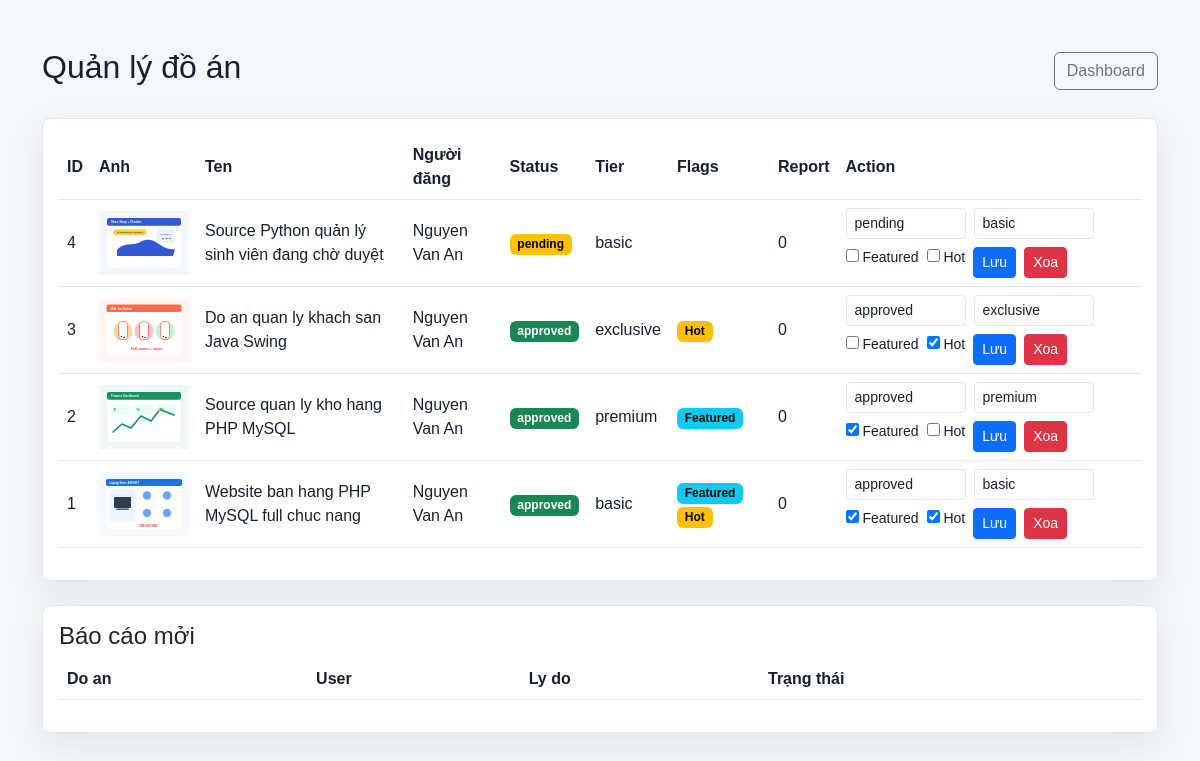
Page /admin/projects.php (signed in) on the earlier database version.
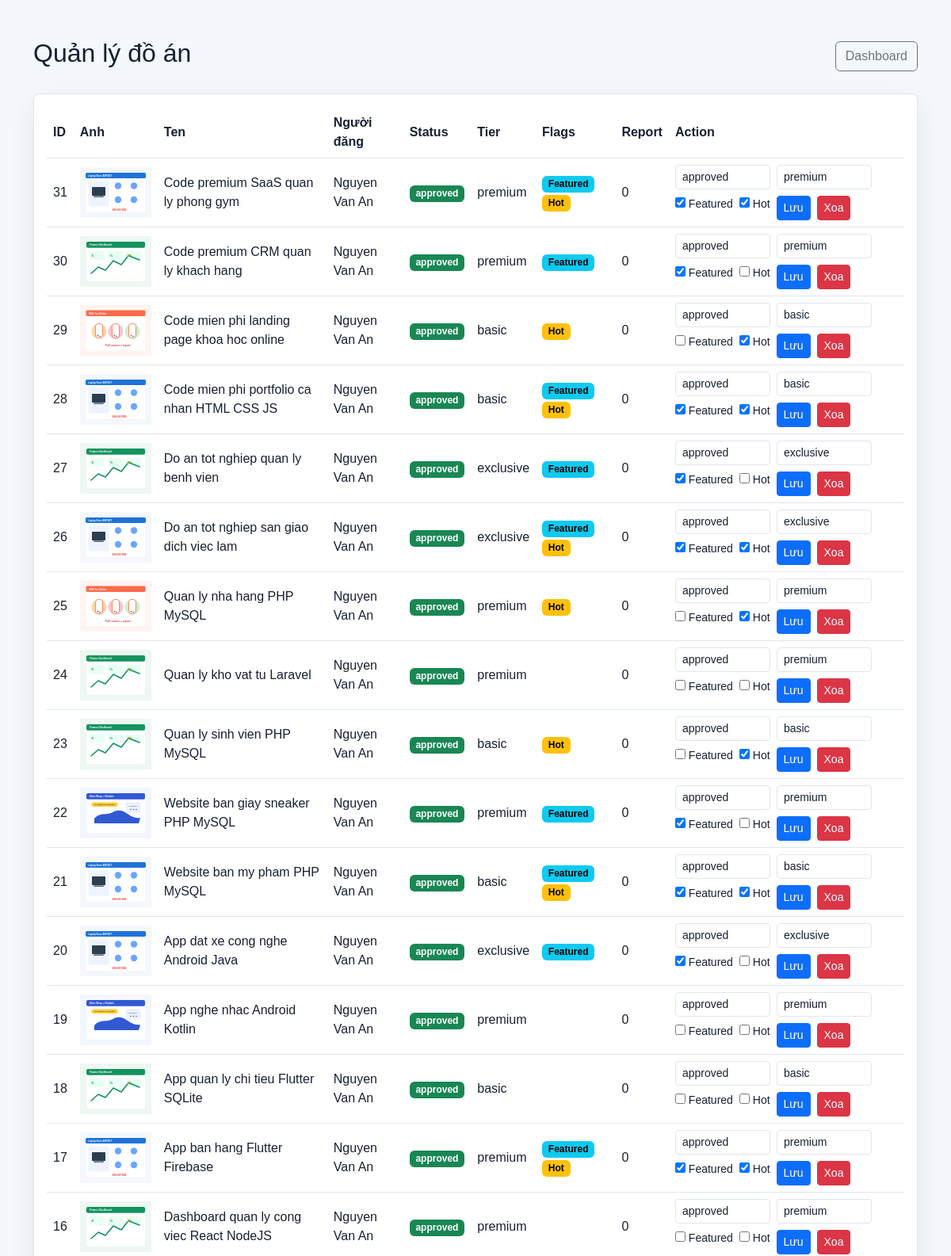
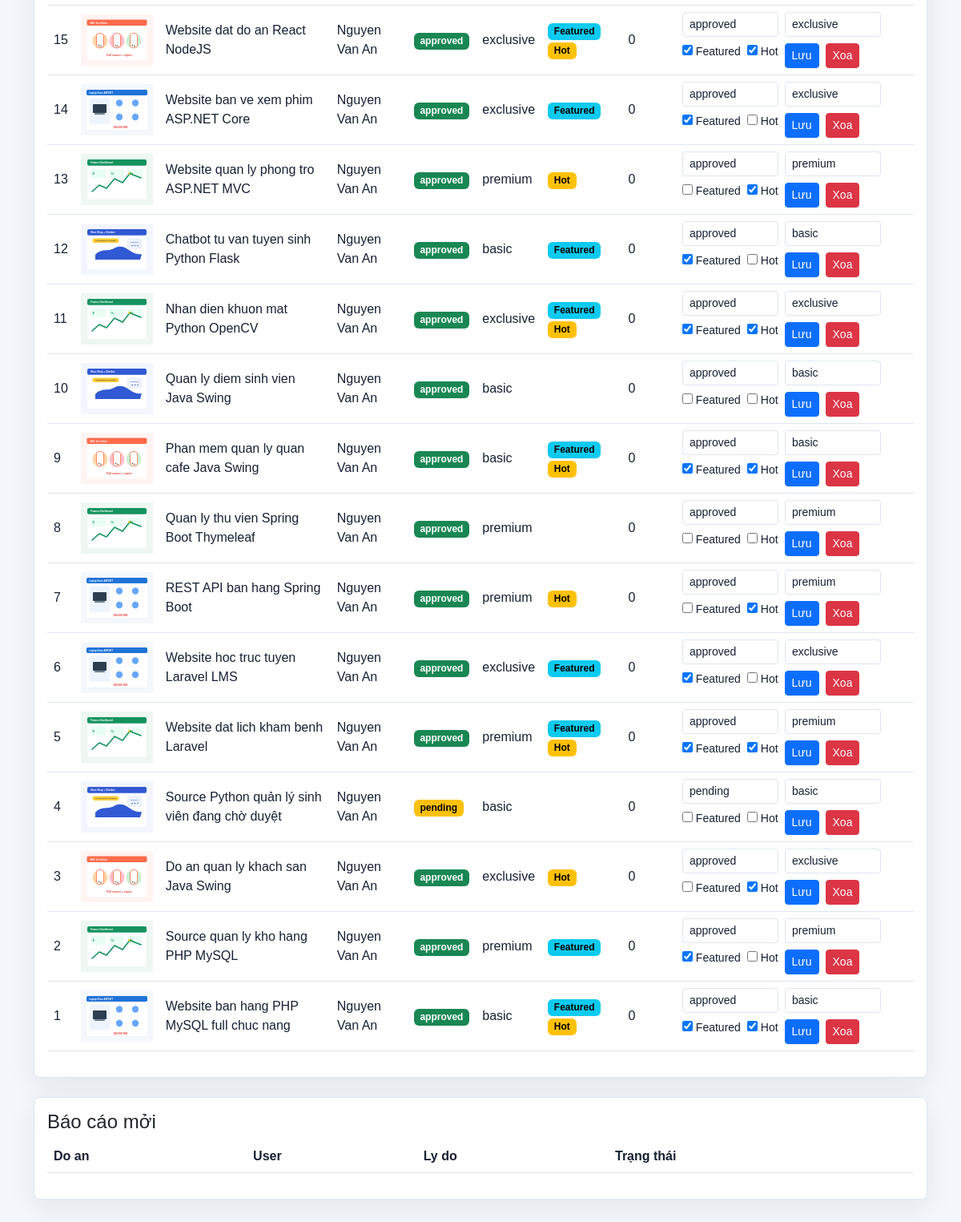
Same page on the later database version (2 pictures, top to bottom).
### tables this page shows
CREATE TABLE projects (
    id INT AUTO_INCREMENT PRIMARY KEY,
    user_id INT,
    category_id INT,
    title VARCHAR(255),
    slug VARCHAR(255),
    meta_title VARCHAR(255),
    short_description VARCHAR(255),
    description TEXT,
    tech_stack VARCHAR(255),
    version VARCHAR(50),
    file_size VARCHAR(50),
    demo_link VARCHAR(255),
    video_demo VARCHAR(255),
    install_guide TEXT,
    main_features TEXT,
    views INT DEFAULT 0,
    downloads_count INT DEFAULT 0,
    image VARCHAR(255),
    source_file VARCHAR(255),
    price INT DEFAULT 0,
    sale_price INT DEFAULT 0,
    is_free TINYINT(1) DEFAULT 0,
    tier ENUM('basic','premium','exclusive') DEFAULT 'basic',
    is_featured TINYINT(1) DEFAULT 0,
    is_hot TINYINT(1) DEFAULT 0,
    downloads INT DEFAULT 0,
    status ENUM('pending','approved','rejected','hidden') DEFAULT 'pending',
    created_at TIMESTAMP DEFAULT CURRENT_TIMESTAMP
);

CREATE TABLE users (
    id INT AUTO_INCREMENT PRIMARY KEY,
    name VARCHAR(100),
    email VARCHAR(100) UNIQUE,
    password VARCHAR(255),
    avatar VARCHAR(255) DEFAULT 'default.png',
    role ENUM('user','admin') DEFAULT 'user',
    created_at TIMESTAMP DEFAULT CURRENT_TIMESTAMP
);

### config.php (called while the page is built, shortened)
<?php
$host = 'localhost';
$user = 'root';
$pass = '';
$db = 'project_share';
$conn = mysqli_connect($host, $user, $pass, $db);
mysqli_set_charset($conn, 'utf8mb4');
function db_query(string $sql, array $params = [], string $types = '')
{
    global $conn;
    if (!$params) {
        return mysqli_query($conn, $sql);
    }
    $stmt = mysqli_prepare($conn, $sql);
    mysqli_stmt_bind_param($stmt, $types, ...$params);
    mysqli_stmt_execute($stmt);
    return mysqli_stmt_get_result($stmt) ?: $stmt;
}
function db_all(string $sql, array $params = [], string $types = ''): array
{
    $result = db_query($sql, $params, $types);
    return $result instanceof mysqli_result ? mysqli_fetch_all($result, MYSQLI_ASSOC) : [];
}
function e($value): string
{
    return htmlspecialchars((string) $value, ENT_QUOTES, 'UTF-8');
}
function csrf_token(): string
{
    return $_SESSION['csrf_token'];
}

### admin/projects.php (the view, shortened to what this page needs)
<?php
include '../config.php';
$projects = db_all(
    "SELECT projects.*, users.name,
        (SELECT COUNT(*) FROM reports WHERE reports.project_id = projects.id AND reports.status = 'open') AS report_count
     FROM projects
     JOIN users ON projects.user_id = users.id
     ORDER BY projects.id DESC"
);
?>
<!DOCTYPE html>
<html lang="vi">
<head>
    <link href="https://cdn.jsdelivr.net/npm/bootstrap@5.3.3/dist/css/bootstrap.min.css" rel="stylesheet">
    <link rel="stylesheet" href="../assets/css/style.css">
</head>
<body>
<main class="container py-5">
    <div class="d-flex justify-content-between align-items-center mb-4">
        <h2>Quản lý đồ án</h2>
        <a class="btn btn-outline-secondary" href="dashboard.php">Dashboard</a>
    </div>
    <div class="card p-3 mb-4">
        <div class="table-responsive">
            <table class="table align-middle">
                <tr><th>ID</th><th>Anh</th><th>Ten</th><th>Người đăng</th><th>Status</th><th>Tier</th><th>Flags</th><th>Report</th><th>Action</th></tr>
                <?php foreach ($projects as $p) { ?>
                    <tr>
                        <td><?php echo (int) $p['id']; ?></td>
                        <td><img src="../uploads/images/<?php echo e($p['image']); ?>" width="90" alt=""></td>
                        <td><?php echo e($p['title']); ?></td>
                        <td><?php echo e($p['name']); ?></td>
                        <td><span class="badge text-bg-<?php echo $p['status'] === 'approved' ? 'success' : 'warning'; ?>"><?php echo e($p['status']); ?></span></td>
                        <td><?php echo e($p['tier']); ?></td>
                        <td>
                            <?php if ((int) $p['is_featured'] === 1) { ?><span class="badge text-bg-info">Featured</span><?php } ?>
                            <?php if ((int) $p['is_hot'] === 1) { ?><span class="badge text-bg-warning">Hot</span><?php } ?>
                        </td>
                        <td><?php echo (int) $p['report_count']; ?></td>
                        <td>
                            <form method="POST" action="project_status.php">
                                <div class="d-flex gap-2 flex-wrap">
                                    <select name="status" class="form-select form-select-sm" style="width:120px">
                                        <?php foreach (['pending', 'approved', 'rejected', 'hidden'] as $status) { ?>
                                            <option value="<?php echo $status; ?>" <?php echo $p['status'] === $status ? 'selected' : ''; ?>><?php echo $status; ?></option>
                                        <?php } ?>
                                    </select>
                                    <select name="tier" class="form-select form-select-sm" style="width:120px">
                                        <?php foreach (['basic', 'premium', 'exclusive'] as $tier) { ?>
                                            <option value="<?php echo $tier; ?>" <?php echo $p['tier'] === $tier ? 'selected' : ''; ?>><?php echo $tier; ?></option>
                                        <?php } ?>
                                    </select>
                                    <label class="form-check-label small"><input type="checkbox" name="is_featured" <?php echo (int) $p['is_featured'] === 1 ? 'checked' : ''; ?>> Featured</label>
                                    <label class="form-check-label small"><input type="checkbox" name="is_hot" <?php echo (int) $p['is_hot'] === 1 ? 'checked' : ''; ?>> Hot</label>
                                    <button class="btn btn-sm btn-primary">Lưu</button>
                                    <a href="delete_project.php?id=<?php echo (int) $p['id']; ?>&csrf_token=<?php echo e(csrf_token()); ?>" class="btn btn-danger btn-sm" onclick="return confirm('Xoa do an?')">Xoa</a>
                                </div>
                            </form>
                        </td>
                    </tr>
                <?php } ?>
            </table>
        </div>
    </div>
    <div class="card p-3">
        <h4>Báo cáo mởi</h4>
        <div class="table-responsive">
            <table class="table">
                <tr><th>Do an</th><th>User</th><th>Ly do</th><th>Trạng thái</th></tr>
            </table>
        </div>
    </div>
</main>
</body>
</html>

### assets/css/style.css (style rules this page uses)
:root { --bg: #f4f7fb; --surface: #ffffff; --surface-soft: #eef3f9; --text: #172033; --muted: #6c778b; --border: #dfe6ef; --primary: #2563eb; --success: #0f9f6e; --danger: #dc3545; --shadow: 0 12px 36px rgba(23, 32, 51, 0.08); }
* { letter-spacing: 0; }
body { min-height: 100vh; background: var(--bg); color: var(--text); font-family: Arial, Helvetica, sans-serif; }
a { text-decoration: none; }
.search-box .form-control, .search-box .input-group-text, .form-control, .form-select { background: var(--surface); border-color: var(--border); color: var(--text); }
.card, .table-panel, .auth-card { background: var(--surface); border: 1px solid var(--border); border-radius: 8px; box-shadow: var(--shadow); overflow: hidden; }
.table { --bs-table-bg: var(--surface); --bs-table-color: var(--text); --bs-table-border-color: var(--border); }

Differences in the rows shown:
added projects: id "31", image (picture), title "Code premium SaaS quan ly phong gym", user.name "Nguyen Van An", status "approved", tier "premium", shows "Featured", shows "Hot", report_count "0", is_featured "☑", is_hot "☑"
added projects: id "30", image (picture), title "Code premium CRM quan ly khach hang", user.name "Nguyen Van An", status "approved", tier "premium", shows "Featured", report_count "0", is_featured "☑"
added projects: id "29", image (picture), title "Code mien phi landing page khoa hoc online", user.name "Nguyen Van An", status "approved", tier "basic", shows "Hot", report_count "0", is_hot "☑"
added projects: id "28", image (picture), title "Code mien phi portfolio ca nhan HTML CSS JS", user.name "Nguyen Van An", status "approved", tier "basic", shows "Featured", shows "Hot", report_count "0", is_featured "☑", is_hot "☑"
added projects: id "27", image (picture), title "Do an tot nghiep quan ly benh vien", user.name "Nguyen Van An", status "approved", tier "exclusive", shows "Featured", report_count "0", is_featured "☑"
added projects: id "26", image (picture), title "Do an tot nghiep san giao dich viec lam", user.name "Nguyen Van An", status "approved", tier "exclusive", shows "Featured", shows "Hot", report_count "0", is_featured "☑", is_hot "☑"
added projects: id "25", image (picture), title "Quan ly nha hang PHP MySQL", user.name "Nguyen Van An", status "approved", tier "premium", shows "Hot", report_count "0", is_hot "☑"
added projects: id "24", image (picture), title "Quan ly kho vat tu Laravel", user.name "Nguyen Van An", status "approved", tier "premium", report_count "0"
added projects: id "23", image (picture), title "Quan ly sinh vien PHP MySQL", user.name "Nguyen Van An", status "approved", tier "basic", shows "Hot", report_count "0", is_hot "☑"
added projects: id "22", image (picture), title "Website ban giay sneaker PHP MySQL", user.name "Nguyen Van An", status "approved", tier "premium", shows "Featured", report_count "0", is_featured "☑"
added projects: id "21", image (picture), title "Website ban my pham PHP MySQL", user.name "Nguyen Van An", status "approved", tier "basic", shows "Featured", shows "Hot", report_count "0", is_featured "☑", is_hot "☑"
added projects: id "20", image (picture), title "App dat xe cong nghe Android Java", user.name "Nguyen Van An", status "approved", tier "exclusive", shows "Featured", report_count "0", is_featured "☑"
added projects: id "19", image (picture), title "App nghe nhac Android Kotlin", user.name "Nguyen Van An", status "approved", tier "premium", report_count "0"
added projects: id "18", image (picture), title "App quan ly chi tieu Flutter SQLite", user.name "Nguyen Van An", status "approved", tier "basic", report_count "0"
added projects: id "17", image (picture), title "App ban hang Flutter Firebase", user.name "Nguyen Van An", status "approved", tier "premium", shows "Featured", shows "Hot", report_count "0", is_featured "☑", is_hot "☑"
added projects: id "16", image (picture), title "Dashboard quan ly cong viec React NodeJS", user.name "Nguyen Van An", status "approved", tier "premium", report_count "0"
added projects: id "15", image (picture), title "Website dat do an React NodeJS", user.name "Nguyen Van An", status "approved", tier "exclusive", shows "Featured", shows "Hot", report_count "0", is_featured "☑", is_hot "☑"
added projects: id "14", image (picture), title "Website ban ve xem phim ASP.NET Core", user.name "Nguyen Van An", status "approved", tier "exclusive", shows "Featured", report_count "0", is_featured "☑"
added projects: id "13", image (picture), title "Website quan ly phong tro ASP.NET MVC", user.name "Nguyen Van An", status "approved", tier "premium", shows "Hot", report_count "0", is_hot "☑"
added projects: id "12", image (picture), title "Chatbot tu van tuyen sinh Python Flask", user.name "Nguyen Van An", status "approved", tier "basic", shows "Featured", report_count "0", is_featured "☑"
added projects: id "11", image (picture), title "Nhan dien khuon mat Python OpenCV", user.name "Nguyen Van An", status "approved", tier "exclusive", shows "Featured", shows "Hot", report_count "0", is_featured "☑", is_hot "☑"
added projects: id "10", image (picture), title "Quan ly diem sinh vien Java Swing", user.name "Nguyen Van An", status "approved", tier "basic", report_count "0"
added projects: id "9", image (picture), title "Phan mem quan ly quan cafe Java Swing", user.name "Nguyen Van An", status "approved", tier "basic", shows "Featured", shows "Hot", report_count "0", is_featured "☑", is_hot "☑"
added projects: id "8", image (picture), title "Quan ly thu vien Spring Boot Thymeleaf", user.name "Nguyen Van An", status "approved", tier "premium", report_count "0"
added projects: id "7", image (picture), title "REST API ban hang Spring Boot", user.name "Nguyen Van An", status "approved", tier "premium", shows "Hot", report_count "0", is_hot "☑"
added projects: id "6", image (picture), title "Website hoc truc tuyen Laravel LMS", user.name "Nguyen Van An", status "approved", tier "exclusive", shows "Featured", report_count "0", is_featured "☑"
added projects: id "5", image (picture), title "Website dat lich kham benh Laravel", user.name "Nguyen Van An", status "approved", tier "premium", shows "Featured", shows "Hot", report_count "0", is_featured "☑", is_hot "☑"
